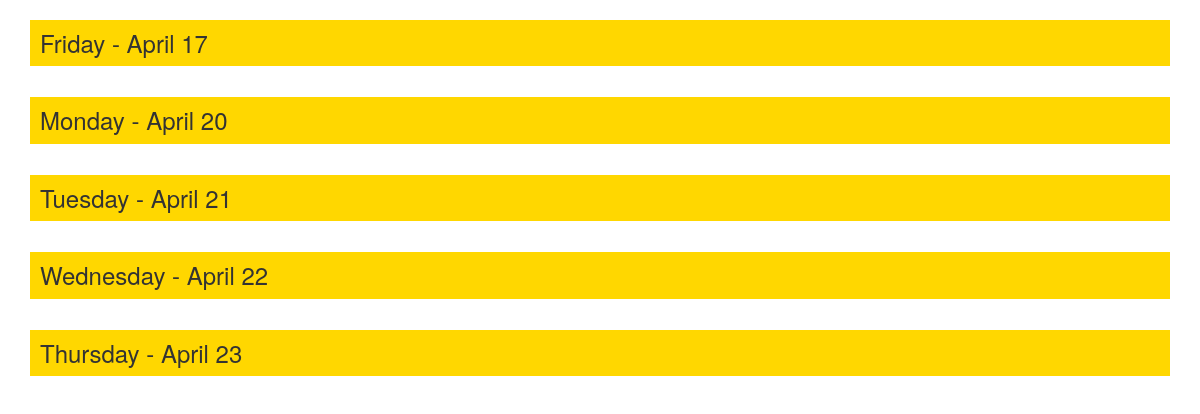
Before: / with the older database file.
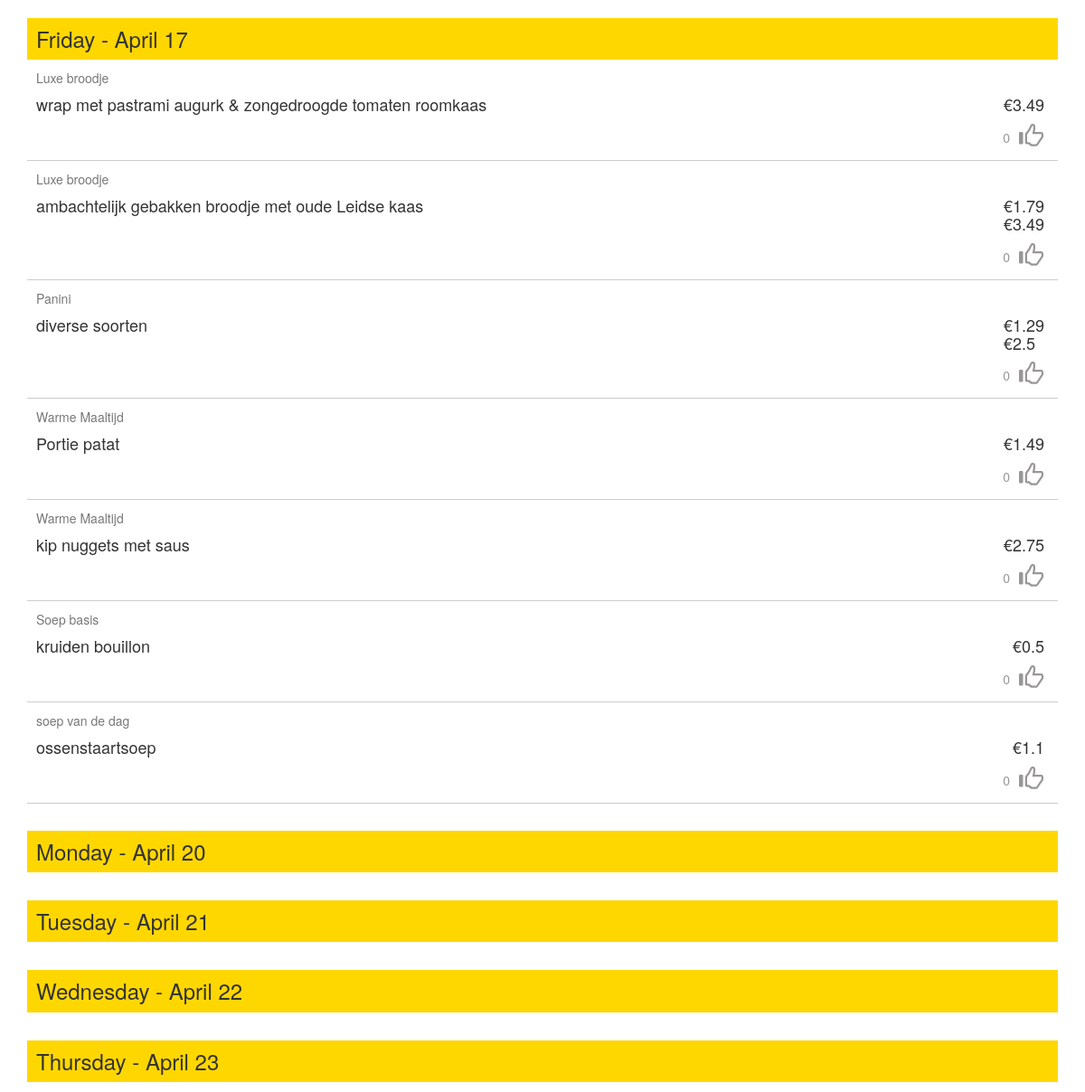
After: the same page with the newer database file.
### website/models.py (models this page shows, shortened)
class FoodItem(models.Model):
    date = models.DateField()
    name = models.CharField(max_length=128)
    type = models.CharField(max_length=128)
    small_price = models.FloatField()
    large_price = models.FloatField()
    votes = models.IntegerField()

### website/views.py (the view)
# urls.py: url(r'^$', 'website.views.index', name='home'),
def index(request):
    days = []
    today = datetime.now()
    print today.isoweekday()
    if today.isoweekday() < 4:
        number_days = 5
    else:
        number_days = 7
    for x in range(0, number_days):
        day = datetime(today.year, today.month, today.day + x, 0, 0, 0)
        if day.isoweekday() < 6:
            days.append([day, FoodItem.objects.filter(date=day)])
    return render(request, 'website/home.html', {'days': days})

### website/templates/website/home.html (shortened to what this page needs)
{% extends 'website/_base.html' %}
{% block content %}
	{% for day in days %}
	<div class="lunch-day">
		<div class="row">
			<div class="col-xs-12">
				<h3 class="lunch-day__title">
					{{ day.0 | date:"l" }} - {{ day.0 | date:"N d" }}
				</h3>
			</div>
			<div class="col-xs-12">
				{% for item in day.1 %}
				<div class="lunch-day-item">
					<div class="row">
						<div class="col-xs-12">
							<span class="lunch-day-item__category text-muted">
								{{ item.type }}
							</span>
						</div>
						<div class="col-xs-9">
							<h4 class="lunch-day-item__name">
								{{ item.name }}
							</h4>
						</div>
						<div class="col-xs-3">
							<h4 class="lunch-day-item__price">
								{% if item.small_price %}
									&euro;{{ item.small_price }}<br/>
								{% endif %}
								{% if item.large_price %}
									&euro;{{ item.large_price }}
								{% endif %}
							</h4>
						</div>
						<div class="col-xs-6"></div>
						<div class="col-xs-6">
							<div class="lunch-day-item__vote-wrap">
								<span class="lunch-day-item__vote-count" data-clicked="0">
									{{ item.votes }}
								</span>
								<button class="lunch-day-item__vote-button glyphicon glyphicon-thumbs-up"
								        data-id="{{ item.id }}"
								        data-clicked="0">
								 </button>
							</div>
						</div>
					</div>
				</div>
				{% endfor %}
			</div>
		</div>
	</div>
	{% endfor %}
{% endblock %}

### website/templates/website/_base.html (shortened to what this page needs)
<!DOCTYPE html>
<html>
<head lang="en">
	<link href="{{ STATIC_URL }}css/bootstrap.min.css" rel="stylesheet" type="text/css" />
	<link href="{{ STATIC_URL }}css/main.css" rel="stylesheet" type="text/css" />
</head>
<body>
	<div class="container">
		{% block content %}{% endblock %}
	</div>
</body>
</html>

### website/static/css/main.css (style rules this page uses)
.lunch-day__title { padding: 10px; background-color: gold }
.lunch-day-item { border-bottom: 1px solid #ccc; margin-bottom: 10px; padding: 0 10px 10px }
.lunch-day-item__price { float: right; padding-right: 5px }
.lunch-day-item__vote-wrap { float: right }
.lunch-day-item__vote-button { font-size: 27px; background: 0 0; border: 0; color: #999796 }
.lunch-day-item__vote-count { font-size: 14px; position: relative; top: -5px; color: #999796 }

Changed rows visible on the page:
added FoodItem: type "Luxe broodje", name "wrap met pastrami augurk & zongedroogde tomaten roomkaas", small_price "3.49", votes "0"
added FoodItem: type "Luxe broodje", name "ambachtelijk gebakken broodje met oude Leidse kaas", small_price "1.79", large_price "3.49", votes "0"
added FoodItem: type "Panini", name "diverse soorten", small_price "1.29", large_price "2.5", votes "0"
added FoodItem: type "Warme Maaltijd", name "Portie patat", small_price "1.49", votes "0"
added FoodItem: type "Warme Maaltijd", name "kip nuggets met saus", small_price "2.75", votes "0"
added FoodItem: type "Soep basis", name "kruiden bouillon", small_price "0.5", votes "0"
added FoodItem: type "soep van de dag", name "ossenstaartsoep", small_price "1.1", votes "0"
